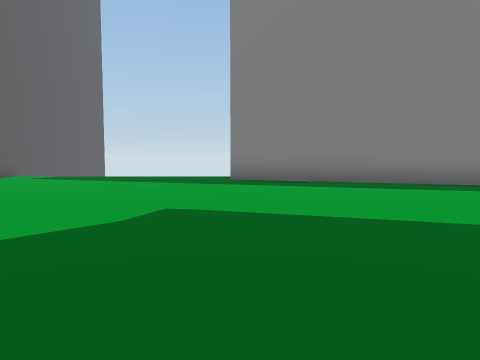
View 1 (above)

21 first-person views from a walk through a scene from a Unity 3-D project. The camera is 1.2 m above the floor, tilts 4° down and sees 70° across. The floor is counted in squares, 2 m on a side. Each view is taken from the middle of a square. On the plan, view 1 faces up. The plan holds only what a view shows up to about 10 squares ahead; the rest is blank. The place goes on beyond the plan. The player character is not drawn. Some animated figures are not drawn.

View 2
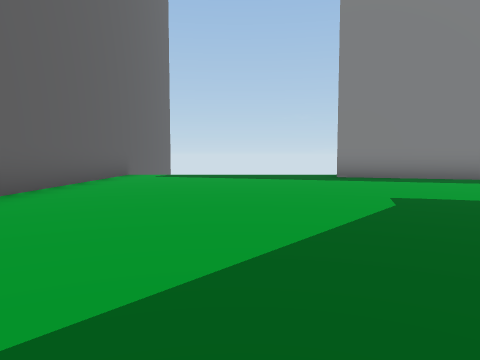

View 3
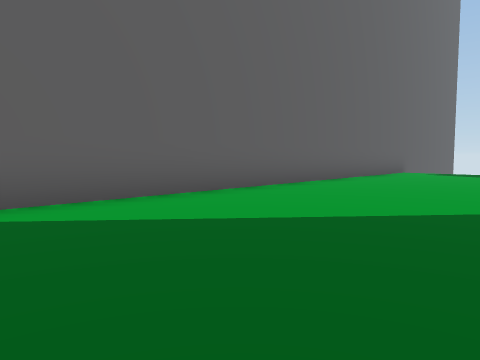

View 4
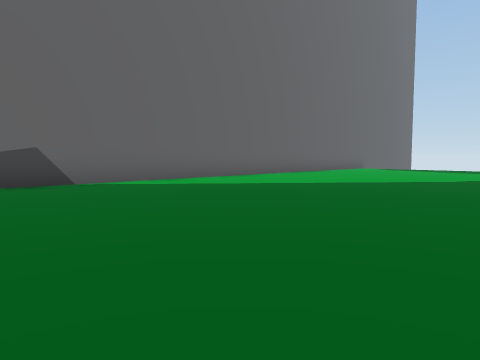

View 5
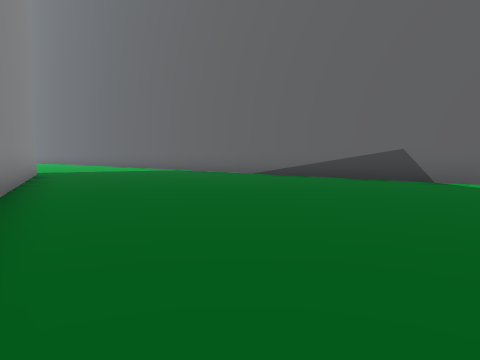

View 6
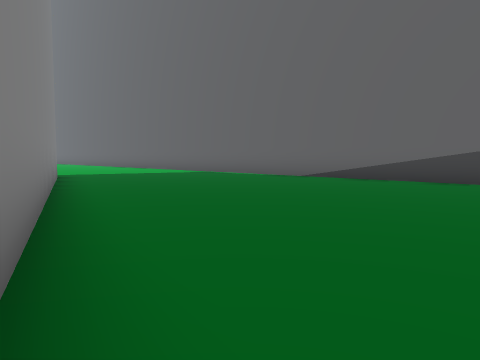

View 7
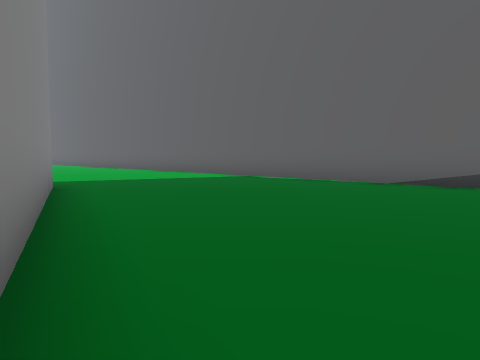

View 8
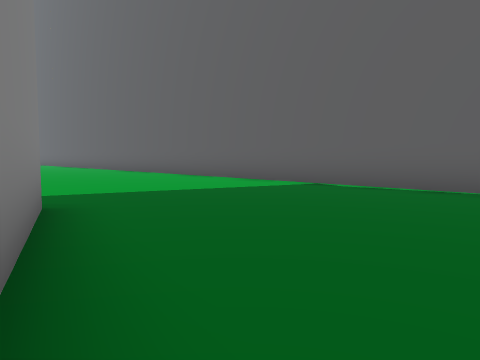

View 9
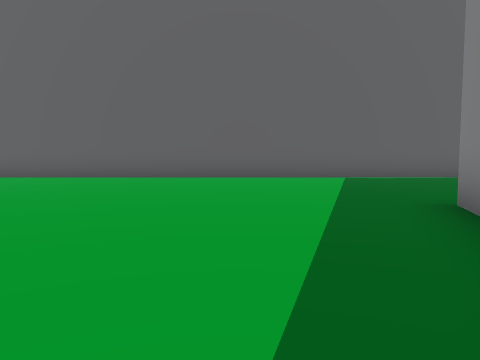

View 10
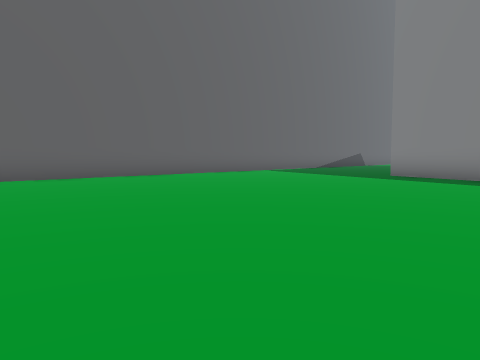

View 11
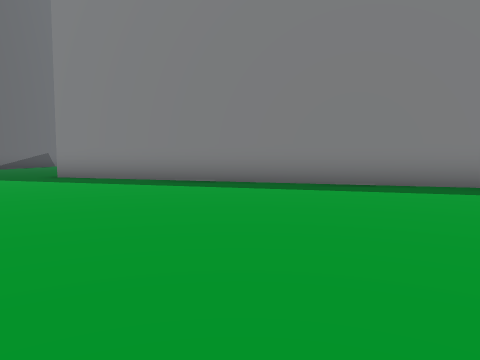

View 12
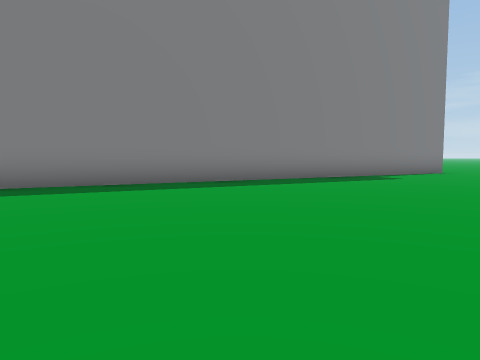

View 13
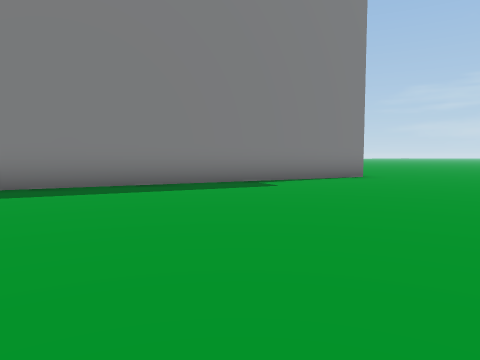

View 14
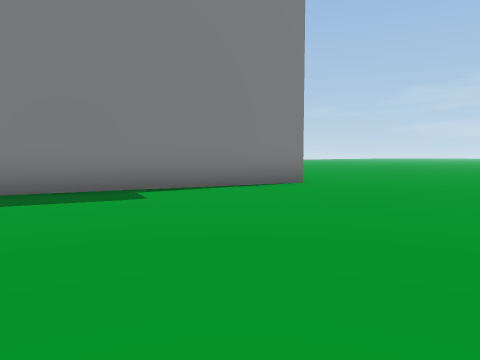

View 15
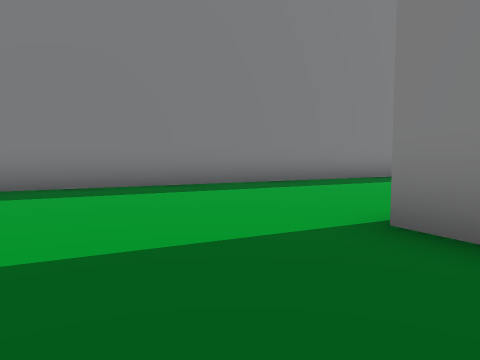

View 16
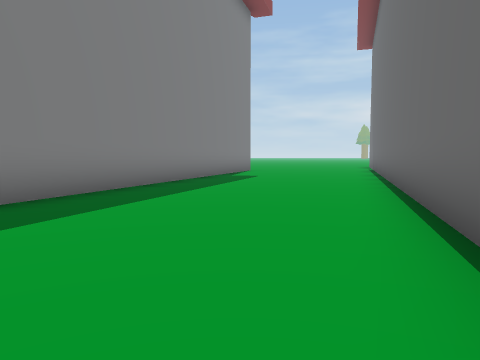

View 17
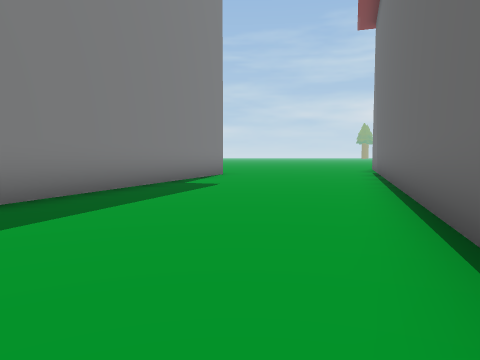

View 18
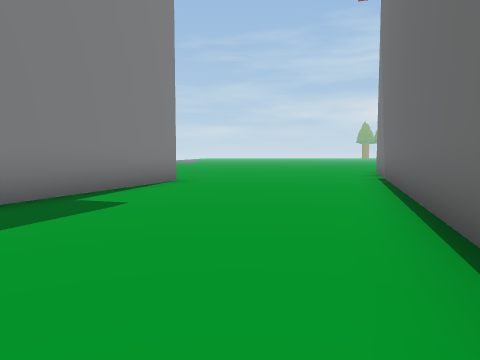

View 19
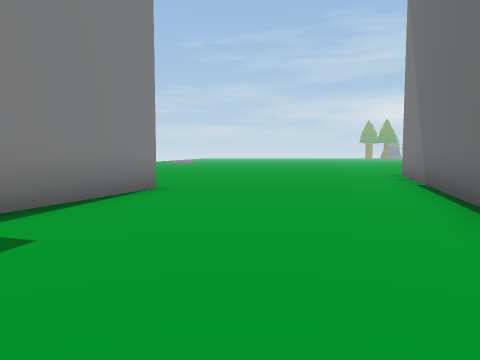

View 20
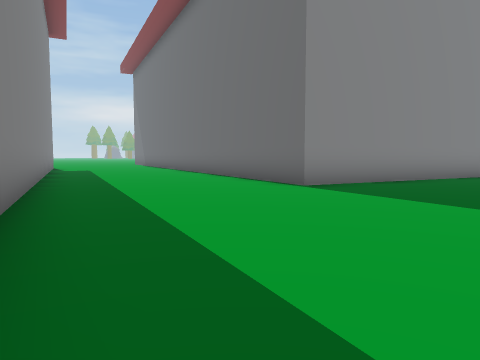

View 21
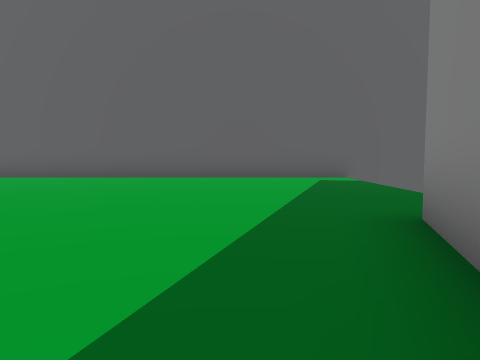

### Floor plan
Points are (right, up) in squares from view 1. A wall is a line through its corners. A room is listed if a view was taken in it or the views show most of it. See-through windows are left out.
Room 1 (views 1, 2, 3, 4, 5, 6, 7, 8, 9, 10, 11, 12, 13, 14, 15, 16, 17, 18, 19, 20, 21)
walls: (17.5, -19.5) (-1.2, -13.4) (4, 2.2) (18.6, -2.7); (-6.6, 10.5) (-6.6, -22.8); (18.5, 2.5) (-0.3, 8.7)

Where each view was taken, in squares from view 1:
view 1: 0 up, 0 right, facing up
view 2: 1 down, 3 left, facing up
view 3: 3 down, 2 left, facing up-left
view 4: 6 down, 1 right, facing up-left
view 5: 1 down, 2 right, facing down-left
view 6: 3 down, 2 right, facing down-left
view 7: 6 down, 1 right, facing down-left
view 8: 9 down, 0 right, facing down-left
view 9: 16 down, 3 right, facing left
view 10: 24 down, 3 right, facing up-left
view 11: 23 down, 4 right, facing up
view 12: 23 down, 4 right, facing up-right
view 13: 24 down, 8 right, facing up-right
view 14: 24 down, 11 right, facing up-right
view 15: 1 up, 1 right, facing up-right
view 16: 3 up, 4 right, facing right
view 17: 2 up, 7 right, facing right
view 18: 1 up, 10 right, facing right
view 19: 1 up, 12 right, facing right
view 20: 8 up, 0 right, facing down-right
view 21: 7 up, 3 right, facing left
